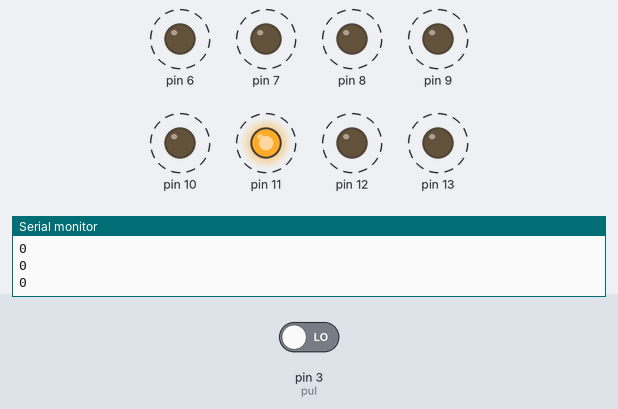
A sketch run on a simulated Arduino Uno, built with avr-gcc and run on an emulated ATmega328P. On the bench: output pins drawn as LEDs (lit = HIGH), the last lines printed to the serial monitor. Dashed ring = blinking. The inputs (shaded band) are chosen by the test bench; at power-on: pin 3 (pul) LOW.

Above: at 2.09 s.
2.1 s: pin 3 (pul) driven HIGH
At 2.25 s:
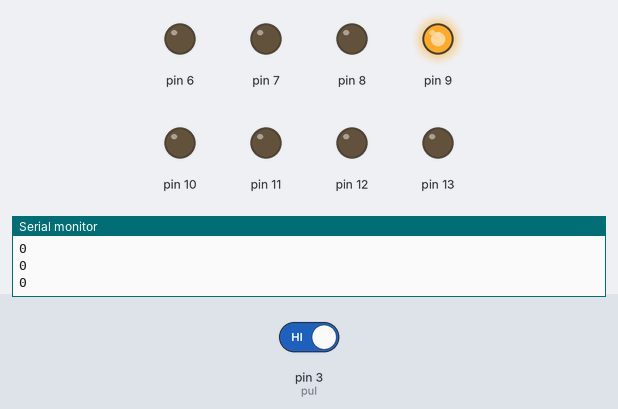
At 3.0 s:
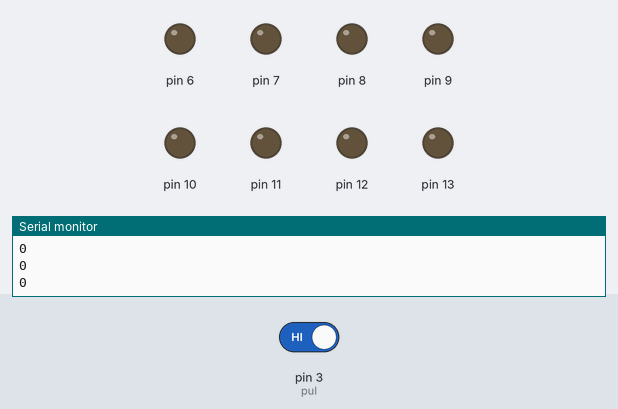
5.4 s: pin 3 (pul) driven LOW
At 5.65 s:
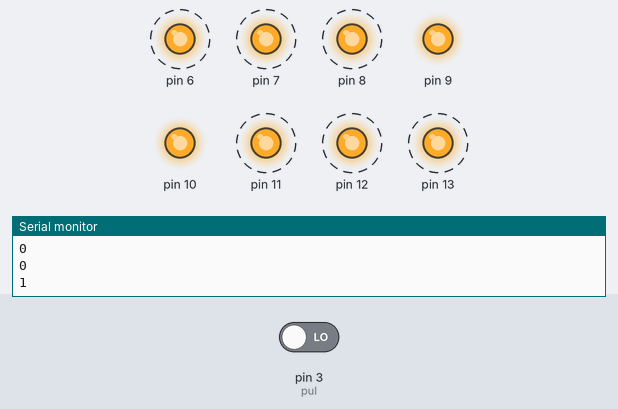
Timing chart, 0 to 14.7 s (numbered marks = the images above; inputs shaded):
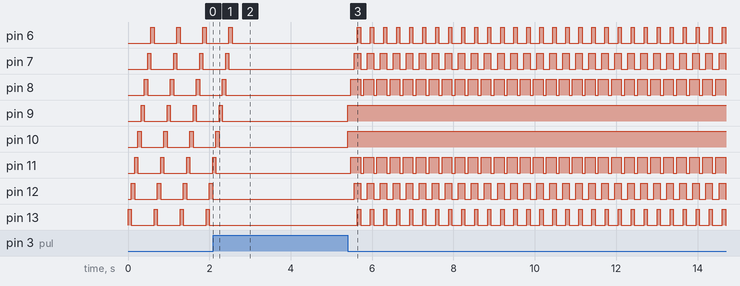

The sketch:

codigo.ino
```cpp
int saltar=0;
const int pul=3;

void setup() {
  // put your setup code here, to run once:
  Serial.begin(9600);
  pinMode(pul,INPUT);
  for(int i=6;i<=13;i++){
    pinMode(i,OUTPUT);
  }
}

void loop() {
  // put your main code here, to run repeatedly:
  if(digitalRead(pul)==HIGH){
    saltar++;
    if(saltar>3){
      saltar = 0;
    }
    while(digitalRead(pul)==HIGH){}
  }

  Serial.println(saltar);
  switch(saltar){
    case 0:
      secuencia1();
      break;
    case 1:
      secuencia2();
      break;
    case 2:
      secuencia3();
      break;
    case 3:
      secuencia4();
      break;
  }
}

  //Secuencia1
  void secuencia1(){
    for(int i=13;i>=6;i--){
      digitalWrite(i,HIGH);
      delay(80);
      digitalWrite(i,LOW);
    }
  }

  //Secuencia2
  void secuencia2(){
    int inicio=9;
    for(int j=1;j<=4;j++){
      for(int i=inicio;i<inicio+2*j;i++){
        digitalWrite(i,HIGH);
      }
      delay(80);
      for(int i=inicio;i<inicio+2*j;i++){
        digitalWrite(i,LOW);
      }
      inicio--;
    }
  }

  void secuencia3(){
    for(int j=8;j>=1;j--){
      for(int i=5+j;i<=13;i++){
        digitalWrite(i,HIGH);
      }
      delay(80);
      for(int i=5+j;i<=13;i++){
        digitalWrite(i,LOW);
      }
    }
  }

  void secuencia4(){
    for(int j=6;j<13;j=j+4){
      for(int i=j;i<j+4;i++){
        digitalWrite(i,HIGH);
      }
      delay(80);
      for(int i=j;i<j+4;i++){
        digitalWrite(i,LOW);
      }
    }
  }
```

Measured:
- after the input at 2.1 s, pin 6: goes on until 2.6 s, then stays LOW; pin 7: goes on until 2.5 s, then stays LOW; pin 8: goes on until 2.4 s, then stays LOW; pin 9: goes on until 2.3 s, then stays LOW; pin 10, pin 11: goes on until 2.2 s, then stays LOW
- after the input at 5.4 s, pin 6, pin 13: alternates HIGH for 0.08 s and LOW for 0.24 s, starting after 0.24 s; pin 7, pin 12: alternates HIGH for 0.16 s and LOW for 0.16 s, starting after 0.16 s; pin 8, pin 11: alternates HIGH for 0.24 s and LOW for 0.08 s, starting after 0.08 s; pin 9, pin 10: LOW → HIGH at once
- by itself, pin 6–13: alternates HIGH for 0.08 s and LOW for 0.56 s
